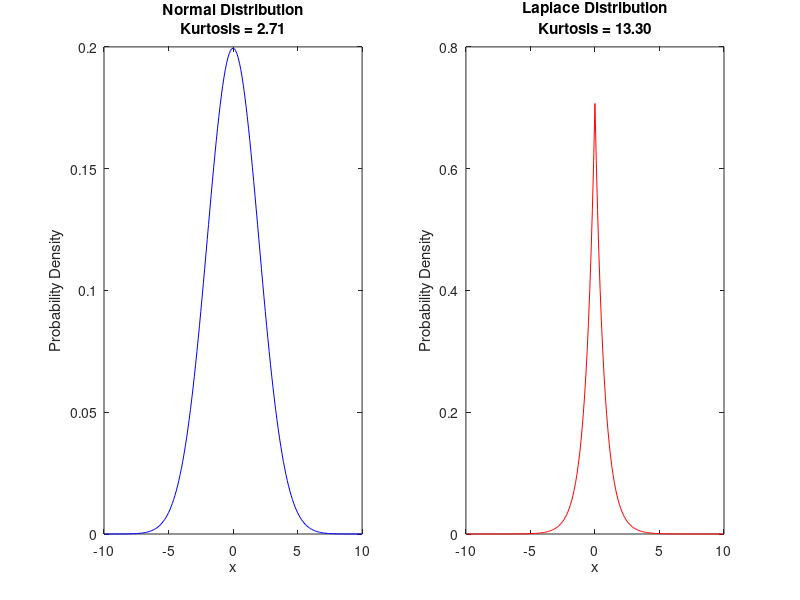

This chart was generated by the following MATLAB code:
% Define the range for x
x = -10:0.1:10;

% Parameters for both distributions
mu = 0; % Mean

% Normal (Gaussian) Distribution (Low Kurtosis)
sigma_normal = 2; % Standard deviation of the normal distribution
pdf_normal = (1 / (sigma_normal * sqrt(2 * pi))) * exp(-0.5 * ((x - mu) / sigma_normal).^2);
kurtosis_normal = kurtosis(pdf_normal) - 3 + 3; % Correcting for MATLAB's excess kurtosis

% Laplace Distribution (High Kurtosis)
b_laplace = sqrt(1/2); % Scale parameter for Laplace to have same variance as the normal distribution
pdf_laplace = (1 / (2 * b_laplace)) * exp(-abs(x - mu) / b_laplace);
kurtosis_laplace = kurtosis(pdf_laplace) - 3 + 3; % Correcting for MATLAB's excess kurtosis

% Plotting
figure;
subplot(1,2,1); % Normal Distribution Plot
plot(x, pdf_normal, 'b-');
title(sprintf('Normal Distribution\nKurtosis = %.2f', kurtosis_normal));
xlabel('x'); ylabel('Probability Density');

subplot(1,2,2); % Laplace Distribution Plot
plot(x, pdf_laplace, 'r-');
title(sprintf('Laplace Distribution\nKurtosis = %.2f', kurtosis_laplace));
xlabel('x'); ylabel('Probability Density');
